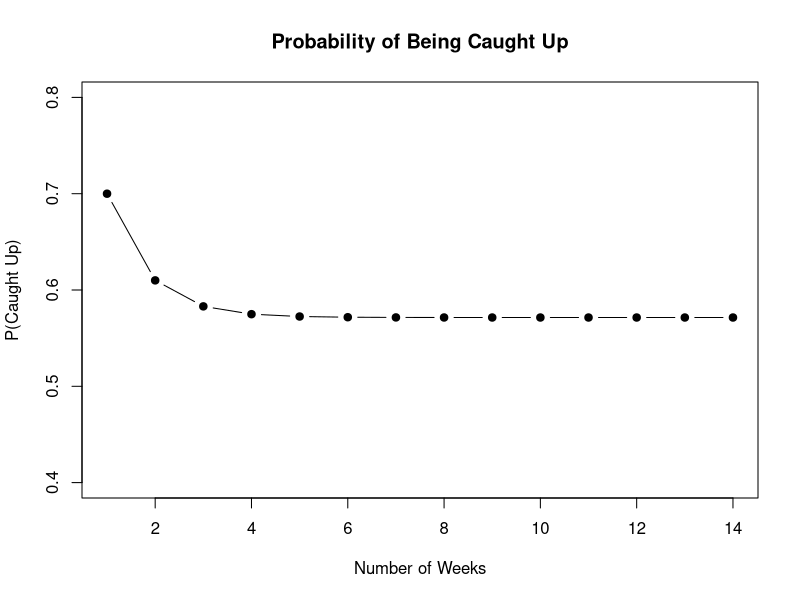

The R script that drew this image:
## ---- chunk 1
knitr::opts_chunk$set(echo = TRUE)
library(expm) 
## ---- chunk 2
caught_up <- function(weeks){
  ## we're going to hard-code the probabilities in here
  ## they could be taken as an argument if you wanted to generalize this 
  prob <- c(.7, rep(NA, weeks-1))
  week <- 1
  
  while(week < weeks) {
    prob[week+1] <- 0.7 * prob[week] + .4 * (1-prob[week])
    week <- week + 1
  }

  return(prob)
}

prob_caught_up <- caught_up(14)
plot(
  x = 1:length(prob_caught_up), y = prob_caught_up, 
  ylim = c(0.4, 0.8), 
  type = 'b', pch = 19, 
  xlab = 'Number of Weeks', ylab = 'P(Caught Up)', 
  main = 'Probability of Being Caught Up')
## ---- chunk 3

P <- matrix(c(0.7,0.4,0.3,0.6), nrow=2, byrow =T)  
print(P)

print(P%^%2)

print(P%^%1000)
## ---- chunk 4
######################
# Using eignevalues
######################
myeigen <- eigen(P)    #gets you the eigenvalues and eigenvectors

## getting the eigenvalues and eigenvectors into vector and matrix.

lambda <- myeigen$values   #eigenvalues

E <- myeigen$vectors     #corresponding eigenvectors

print(lambda)
print(E)

p_vector <- function(x){
y <- sum(abs(x))
x <- abs(x)/y
return(x)
}

#converting the eigenvector corresponding to eigenvalue = 1
p_vector(E[,1])
